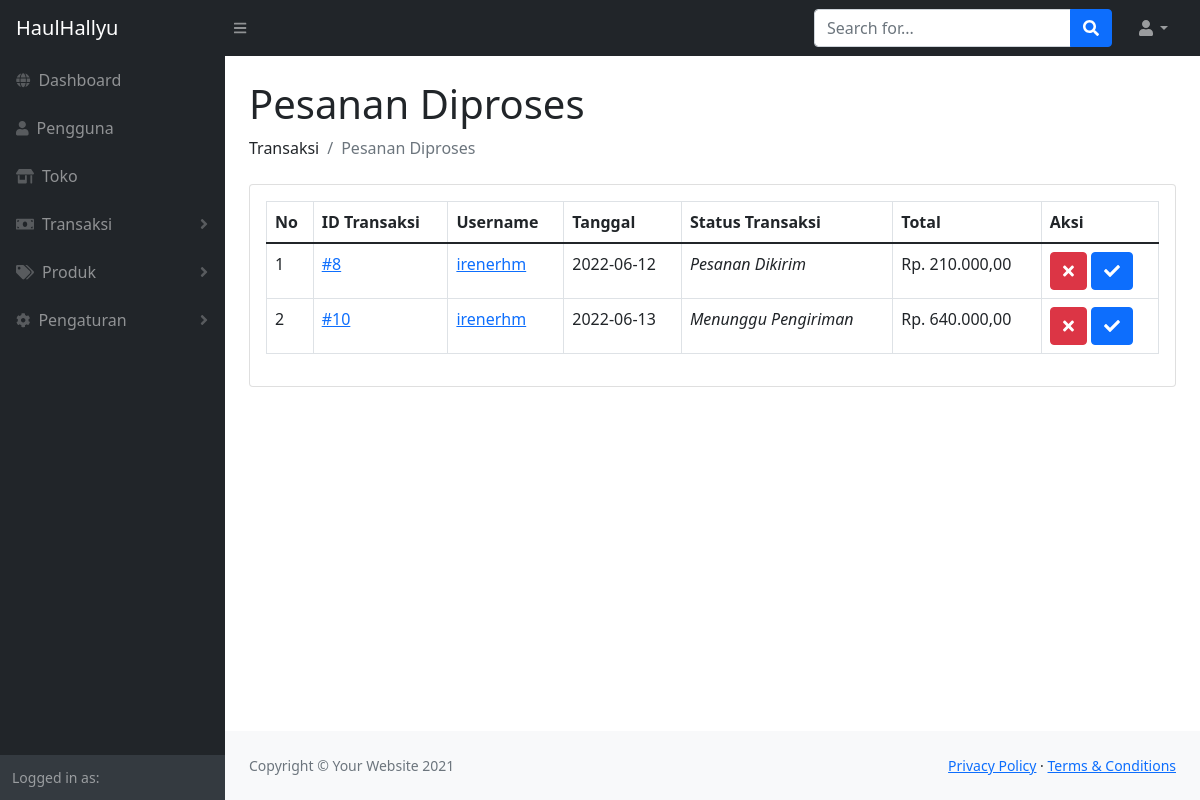
/diproses.php, run on the app's committed database.
### tables this page shows
CREATE TABLE `transaksi` (
  `id_transaksi` int(11) NOT NULL,
  `tgl_transaksi` date DEFAULT NULL,
  `total_trans` int(100) DEFAULT NULL,
  `status_trans` varchar(100) DEFAULT NULL,
  `tarif` int(100) DEFAULT NULL,
  `jenispem` varchar(100) NOT NULL,
  `u_username` char(100) DEFAULT NULL
);

### fungsi.php (called while the page is built, shortened)
<?php
$servername = "localhost";
$username ="root";
$password ="";
$dbname = "webmerch";
$conn = mysqli_connect($servername, $username, $password, $dbname);
if (!function_exists('query'))   {
  function query($query) {
	global $conn;
	$result = mysqli_query($conn, $query);
	$rows = [];
	while( $row = mysqli_fetch_assoc($result) )  {
		$rows[] = $row;
	}
	return $rows;
	}
}
?>

### diproses.php (the view, shortened to what this page needs)
<?php
require 'fungsi.php';
$transaksi = query("SELECT * FROM transaksi WHERE status_trans='Menunggu Pengiriman' or status_trans='Pesanan Dikirim' ");
?>
<!DOCTYPE html>
<html>
    <head>
        <link href="https://cdn.jsdelivr.net/npm/simple-datatables@latest/dist/style.css" rel="stylesheet" />
        <link href="css/styles.css" rel="stylesheet" />
    </head>
    <body class="sb-nav-fixed">
        <?php require "navbar.php"; ?>
        <div id="layoutSidenav">
            <?php require "sidebar.php"; ?>
            <div id="layoutSidenav_content">
                <main>
                    <div class="container-fluid px-4">
                        <h1 class="mt-4">Pesanan Diproses</h1>
                        <ol class="breadcrumb mb-4">
                            <li class="breadcrumb-item">Transaksi</li>
                            <li class="breadcrumb-item active">Pesanan Diproses</li>
                        </ol>
                        <div class="card">
                            <div class="card-body">
                                <div class="table-responsive">
                                    <table class="table table-bordered">
                                        <thead>
                                            <tr>
                                                <th>No</th>
                                                <th>ID Transaksi</th>
                                                <th>Username</th>
                                                <th>Tanggal</th>
                                                <th>Status Transaksi</th>
                                                <th>Total</th>
                                                <th>Aksi</th>
                                            </tr>
                                        </thead>
                                        <tbody>
                                        <?php $no = 1; ?>
                                        <?php
                                        foreach( $transaksi as $row): ?>
                                            <tr>
                                                <td><?= $no; ?></td>
                                                <td><a href="buktitf.php?id=<?= $row["id_transaksi"]; ?>">#<?= $row["id_transaksi"]; ?></a></td>
                                                <td><a href="detailuser.php?username=<?= $row["u_username"]; ?>">
                                                <?= $row["u_username"]; ?></a></td>
                                                <td><?= $row["tgl_transaksi"]; ?></td>
                                                <td><i><?= $row["status_trans"]; ?></i></td>
                                                <td>Rp. <?php echo number_format($row["total_trans"],2,",",".");?></td>
                                                <td>
                                                    <a href="batalkan.php?id=<?= $row["id_transaksi"]; ?>"onclick= "return confirm('yakin?');"   class="btn btn-danger"><i class="fa fa-times" aria-hidden="true"></i></a>
                                                    <a href="confirm.php?id=<?= $row["id_transaksi"]; ?>"onclick= "return confirm('yakin?');"   class="btn btn-primary"><i class="fa fa-check" aria-hidden="true"></i></a>
                                                </td>
                                            </tr>
                                            <?php $no++; ?>
                                            <?php endforeach; ?>
                                        </tbody>
                                    </table>
                                </div>
                            </div>
                        </div>
                    </div>
                </main>
                <?php require "footer.php"; ?>
            </div>
        </div>
    </body>
</html>

### data on the page
transaksi: id_transaksi "8", u_username "irenerhm", tgl_transaksi "2022-06-12", status_trans "Pesanan Dikirim", total_trans "210.000,00"
transaksi: id_transaksi "10", u_username "irenerhm", tgl_transaksi "2022-06-13", status_trans "Menunggu Pengiriman", total_trans "640.000,00"
